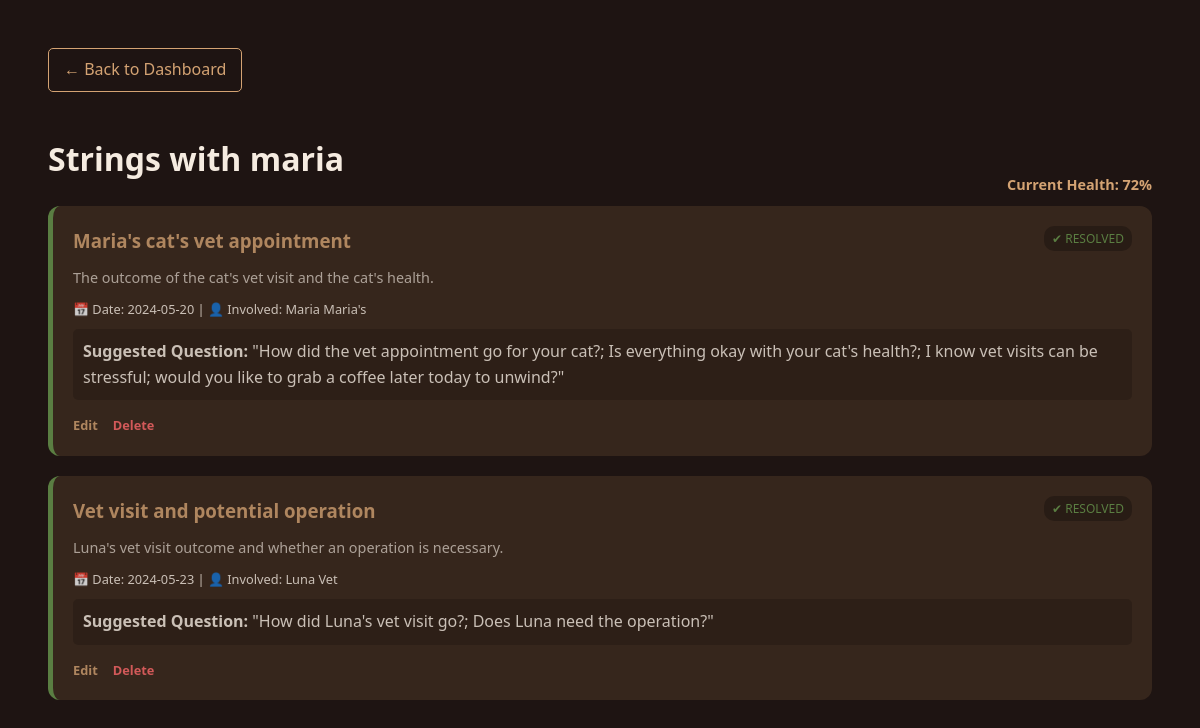
Screenshot of /user/view_events.php?id=12 (signed in) with the database file from the repository.
### tables this page shows
CREATE TABLE `strings` (
  `stringID` int(11) NOT NULL,
  `connectionID` int(11) DEFAULT NULL,
  `ownerID` varchar(10) DEFAULT NULL,
  `stringHealth` decimal(5,2) DEFAULT 100.00,
  `lastInteraction` timestamp NOT NULL DEFAULT current_timestamp() ON UPDATE current_timestamp()
);

CREATE TABLE `connections` (
  `ownerID` varchar(10) DEFAULT NULL,
  `connectionID` int(11) NOT NULL,
  `Name` varchar(20) DEFAULT NULL,
  `RelationshipType` enum('Friend','Family','Partner','Colleague') DEFAULT NULL,
  `Birthday` date DEFAULT NULL,
  `Bio` varchar(100) DEFAULT NULL
);

CREATE TABLE `events` (
  `eventID` int(11) NOT NULL,
  `ownerID` varchar(10) DEFAULT NULL,
  `connectionID` int(11) DEFAULT NULL,
  `Antagonist` varchar(80) DEFAULT NULL,
  `EventTitle` varchar(100) DEFAULT NULL,
  `EventDate` date DEFAULT NULL,
  `FollowUpTopic` varchar(200) DEFAULT NULL,
  `SuggestedQuestions` text DEFAULT NULL,
  `isResolved` tinyint(1) DEFAULT 0
);

### user/view_events.php (the view, shortened to what this page needs)
<?php
require_once '../config/db.php';
$cid = $_GET['id'];
$uid = $_SESSION['user_id'];
$cStmt = $conn->prepare("SELECT c.Name, s.stringHealth
                         FROM CONNECTIONS c
                         JOIN strings s ON c.connectionID = s.connectionID
                         WHERE c.connectionID = ? AND c.ownerID = ?");
$cStmt->bind_param("is", $cid, $uid);
$cStmt->execute();
$data = $cStmt->get_result()->fetch_assoc();
$cName = $data['Name'] ?? "Connection";
$health = $data['stringHealth'] ?? 0;
$stmt = $conn->prepare("SELECT * FROM EVENTS WHERE connectionID = ? AND ownerID = ? ORDER BY isResolved ASC, eventID DESC");
$stmt->bind_param("is", $cid, $uid);
$stmt->execute();
$events = $stmt->get_result();
?>
<!DOCTYPE html>
<html>
<head>
</head>
<body>
    <a href="dashboard.php" class="btn-back">← Back to Dashboard</a>
    <div style="display: flex; justify-content: space-between; align-items: flex-end;">
        <h1>Strings with <?php echo htmlspecialchars($cName); ?></h1>
        <span class="health-indicator" style="color: <?php echo ($health < 50) ? '#ff6b6b' : '#d4a373'; ?>">
            Current Health: <?php echo number_format($health, 0); ?>%
        </span>
    </div>
    <?php if($events->num_rows > 0): ?>
        <?php while($e = $events->fetch_assoc()): ?>
            <div class="event-card <?php echo ($e['isResolved']) ? 'resolved' : ''; ?>">
                <span class="status-badge" style="color: <?php echo ($e['isResolved']) ? '#6a994e' : '#d4a373'; ?>">
                    <?php echo ($e['isResolved']) ? '✔ RESOLVED' : '⏳ PENDING'; ?>
                </span>
                <h3 style="margin:0; color:#d4a373"><?php echo htmlspecialchars($e['EventTitle']); ?></h3>
                <p style="font-size:0.9rem; opacity:0.8; margin: 10px 0;"><?php echo htmlspecialchars($e['FollowUpTopic']); ?></p>
                <div style="font-size:0.8rem">
                    <span>📅 Date: <?php echo $e['EventDate'] ?? 'Unknown'; ?></span> |
                    <span>👤 Involved: <?php echo htmlspecialchars($e['Antagonist'] ?? 'N/A'); ?></span>
                </div>
                <div style="background:rgba(0,0,0,0.2); padding:10px; border-radius:5px; margin-top:10px">
                    <strong>Suggested Question:</strong> "<?php echo htmlspecialchars($e['SuggestedQuestions']); ?>"
                </div>
                <div class="actions">
                    <a href="update_event.php?id=<?php echo $e['eventID']; ?>" class="btn-edit">Edit</a>
                    <a href="delete_event.php?id=<?php echo $e['eventID']; ?>&cid=<?php echo $cid; ?>"
                       class="btn-delete"
                       onclick="return confirm('Delete this event?')">Delete</a>
                </div>
            </div>
        <?php endwhile; ?>
    <?php else: ?>
        <p style="opacity:0.5">No events extracted yet. Add a brain dump in the dashboard to start the string.</p>
    <?php endif; ?>
</body>
</html>

### user/view_events.php (style rules this page uses)
body { font-family: 'Segoe UI', sans-serif; background: #1e1412; color: #f5ebe0; padding: 40px; line-height: 1.6; }
.btn-back { color: #d4a373; text-decoration: none; border: 1px solid #d4a373; padding: 8px 15px; border-radius: 5px; margin-bottom: 20px; display: inline-block; transition: 0.3s; }
.health-indicator { font-size: 0.9rem; font-weight: bold; margin-bottom: 10px; display: block; }
.event-card { background: #3d2b1f; padding: 20px; border-radius: 12px; border-left: 5px solid #d4a373; margin-bottom: 20px; position: relative; transition: 0.2s; }
.event-card.resolved { border-left-color: #6a994e; opacity: 0.8; }
.actions { margin-top: 15px; display: flex; gap: 15px; align-items: center; }
.actions a { font-size: 0.8rem; text-decoration: none; font-weight: bold; }
.btn-edit { color: #d4a373; }
.btn-delete { color: #ff6b6b; }
.status-badge { font-size: 0.75rem; padding: 3px 8px; border-radius: 10px; background: rgba(0,0,0,0.3); float: right; }

### rows the page displays
strings: connectionID.Name "maria", stringHealth "72"
events: isResolved "✔ RESOLVED", EventTitle "Maria's cat's vet appointment", FollowUpTopic "The outcome of the cat's vet visit and the cat's health.", EventDate "2024-05-20", Antagonist "Maria Maria's", SuggestedQuestions "How did the vet appointment go for your cat?; Is everything okay with your cat's health?; I know vet visits can be stressful; would you like to grab a coffee later today to unwind?"
events: isResolved "✔ RESOLVED", EventTitle "Vet visit and potential operation", FollowUpTopic "Luna's vet visit outcome and whether an operation is necessary.", EventDate "2024-05-23", Antagonist "Luna Vet", SuggestedQuestions "How did Luna's vet visit go?; Does Luna need the operation?"
